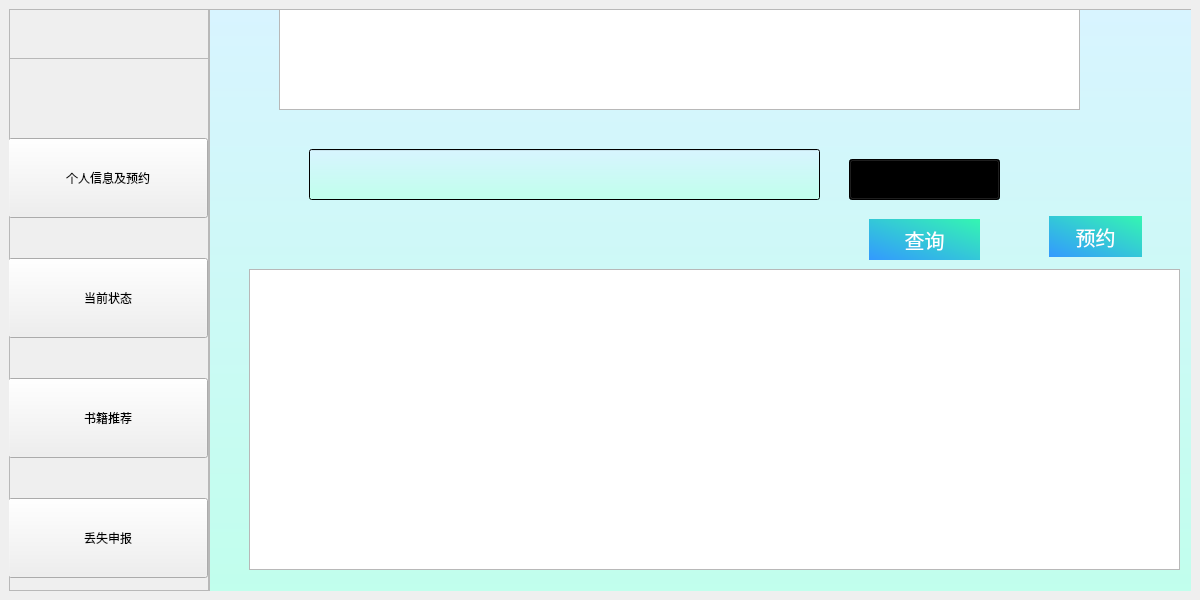
<?xml version="1.0" encoding="UTF-8"?>
<ui version="4.0">
 <class>LibraryUi</class>
 <widget class="QMainWindow" name="LibraryUi">
  <property name="geometry">
   <rect>
    <x>0</x>
    <y>0</y>
    <width>1200</width>
    <height>600</height>
   </rect>
  </property>
  <property name="maximumSize">
   <size>
    <width>1200</width>
    <height>600</height>
   </size>
  </property>
  <property name="windowTitle">
   <string>学生页面</string>
  </property>
  <property name="windowIcon">
   <iconset resource="Mypicture.qrc">
    <normaloff>:/new/prefix3/SEU6.gif</normaloff>:/new/prefix3/SEU6.gif</iconset>
  </property>
  <property name="autoFillBackground">
   <bool>true</bool>
  </property>
  <widget class="QWidget" name="centralwidget">
   <property name="maximumSize">
    <size>
     <width>1200</width>
     <height>600</height>
    </size>
   </property>
   <layout class="QVBoxLayout" name="verticalLayout">
    <item>
     <widget class="QFrame" name="frame">
      <property name="sizePolicy">
       <sizepolicy hsizetype="Expanding" vsizetype="Expanding">
        <horstretch>0</horstretch>
        <verstretch>0</verstretch>
       </sizepolicy>
      </property>
      <property name="frameShape">
       <enum>QFrame::StyledPanel</enum>
      </property>
      <property name="frameShadow">
       <enum>QFrame::Raised</enum>
      </property>
      <widget class="QFrame" name="frame_2">
       <property name="geometry">
        <rect>
         <x>0</x>
         <y>0</y>
         <width>200</width>
         <height>600</height>
        </rect>
       </property>
       <property name="sizePolicy">
        <sizepolicy hsizetype="Expanding" vsizetype="Expanding">
         <horstretch>0</horstretch>
         <verstretch>0</verstretch>
        </sizepolicy>
       </property>
       <property name="frameShape">
        <enum>QFrame::StyledPanel</enum>
       </property>
       <property name="frameShadow">
        <enum>QFrame::Raised</enum>
       </property>
       <widget class="QLabel" name="label_2">
        <property name="geometry">
         <rect>
          <x>0</x>
          <y>1</y>
          <width>200</width>
          <height>600</height>
         </rect>
        </property>
        <property name="sizePolicy">
         <sizepolicy hsizetype="Expanding" vsizetype="Expanding">
          <horstretch>0</horstretch>
          <verstretch>0</verstretch>
         </sizepolicy>
        </property>
        <property name="text">
         <string/>
        </property>
        <property name="pixmap">
         <pixmap resource="Mypicture.qrc">:/new/prefix3/SEUImage1.jpg</pixmap>
        </property>
        <property name="scaledContents">
         <bool>true</bool>
        </property>
       </widget>
       <widget class="QFrame" name="frame_3">
        <property name="geometry">
         <rect>
          <x>0</x>
          <y>0</y>
          <width>200</width>
          <height>600</height>
         </rect>
        </property>
        <property name="sizePolicy">
         <sizepolicy hsizetype="Expanding" vsizetype="Expanding">
          <horstretch>0</horstretch>
          <verstretch>0</verstretch>
         </sizepolicy>
        </property>
        <property name="frameShape">
         <enum>QFrame::StyledPanel</enum>
        </property>
        <property name="frameShadow">
         <enum>QFrame::Raised</enum>
        </property>
        <widget class="QLabel" name="label">
         <property name="geometry">
          <rect>
           <x>0</x>
           <y>0</y>
           <width>200</width>
           <height>100</height>
          </rect>
         </property>
         <property name="sizePolicy">
          <sizepolicy hsizetype="Expanding" vsizetype="Expanding">
           <horstretch>0</horstretch>
           <verstretch>0</verstretch>
          </sizepolicy>
         </property>
         <property name="maximumSize">
          <size>
           <width>200</width>
           <height>100</height>
          </size>
         </property>
         <property name="text">
          <string/>
         </property>
         <property name="pixmap">
          <pixmap resource="Mypicture.qrc">:/new/prefix3/SEU6.gif</pixmap>
         </property>
         <property name="scaledContents">
          <bool>true</bool>
         </property>
        </widget>
        <widget class="QFrame" name="frame_4">
         <property name="geometry">
          <rect>
           <x>-1</x>
           <y>49</y>
           <width>201</width>
           <height>571</height>
          </rect>
         </property>
         <property name="frameShape">
          <enum>QFrame::StyledPanel</enum>
         </property>
         <property name="frameShadow">
          <enum>QFrame::Raised</enum>
         </property>
         <widget class="QPushButton" name="pushButton_1">
          <property name="geometry">
           <rect>
            <x>0</x>
            <y>80</y>
            <width>200</width>
            <height>80</height>
           </rect>
          </property>
          <property name="styleSheet">
           <string notr="true">font: 14pt &quot;方正姚体&quot;;</string>
          </property>
          <property name="text">
           <string>个人信息及预约</string>
          </property>
         </widget>
         <widget class="QPushButton" name="pushButton_2">
          <property name="geometry">
           <rect>
            <x>0</x>
            <y>200</y>
            <width>200</width>
            <height>80</height>
           </rect>
          </property>
          <property name="styleSheet">
           <string notr="true">font: 20pt &quot;方正姚体&quot;;</string>
          </property>
          <property name="text">
           <string>当前状态</string>
          </property>
         </widget>
         <widget class="QPushButton" name="pushButton_3">
          <property name="geometry">
           <rect>
            <x>0</x>
            <y>320</y>
            <width>200</width>
            <height>80</height>
           </rect>
          </property>
          <property name="styleSheet">
           <string notr="true">font: 20pt &quot;方正姚体&quot;;</string>
          </property>
          <property name="text">
           <string>书籍推荐</string>
          </property>
         </widget>
         <widget class="QPushButton" name="pushButton_4">
          <property name="geometry">
           <rect>
            <x>0</x>
            <y>440</y>
            <width>200</width>
            <height>80</height>
           </rect>
          </property>
          <property name="styleSheet">
           <string notr="true">font: 20pt &quot;方正姚体&quot;;</string>
          </property>
          <property name="text">
           <string>丢失申报</string>
          </property>
         </widget>
        </widget>
       </widget>
      </widget>
      <widget class="QStackedWidget" name="stackedWidget">
       <property name="geometry">
        <rect>
         <x>200</x>
         <y>0</y>
         <width>1001</width>
         <height>601</height>
        </rect>
       </property>
       <property name="styleSheet">
        <string notr="true">background-color: qlineargradient(x1: 0, y1: 0, x2: 0, y2: 1, stop: 0 #D8F4FF, stop: 1 #C0FFEC);</string>
       </property>
       <widget class="QWidget" name="page">
        <widget class="QFrame" name="frame_5">
         <property name="geometry">
          <rect>
           <x>0</x>
           <y>0</y>
           <width>1000</width>
           <height>600</height>
          </rect>
         </property>
         <property name="styleSheet">
          <string notr="true">background-color: qlineargradient(x1: 0, y1: 0, x2: 0, y2: 1, stop: 0 #D8F4FF, stop: 1 );</string>
         </property>
         <property name="frameShape">
          <enum>QFrame::StyledPanel</enum>
         </property>
         <property name="frameShadow">
          <enum>QFrame::Raised</enum>
         </property>
         <widget class="QTableView" name="tableView">
          <property name="geometry">
           <rect>
            <x>70</x>
            <y>0</y>
            <width>801</width>
            <height>101</height>
           </rect>
          </property>
          <property name="styleSheet">
           <string notr="true">alternate-background-color: rgb(85, 170, 0);</string>
          </property>
         </widget>
         <widget class="QLineEdit" name="lineEdit">
          <property name="geometry">
           <rect>
            <x>100</x>
            <y>140</y>
            <width>511</width>
            <height>51</height>
           </rect>
          </property>
          <property name="styleSheet">
           <string notr="true">background-color: qlineargradient(x1: 0, y1: 0, x2: 0, y2: 1, stop: 0 #D8F4FF, stop: 1 #C0FFEC);</string>
          </property>
         </widget>
         <widget class="QComboBox" name="comboBox">
          <property name="geometry">
           <rect>
            <x>640</x>
            <y>150</y>
            <width>151</width>
            <height>41</height>
           </rect>
          </property>
          <property name="styleSheet">
           <string notr="true">background-color: qlineargradient(x1: 0, y1: 0, x2: 0, y2: 1, stop: 0 #D8F4FF, stop: 1 #C0FFEC);</string>
          </property>
         </widget>
         <widget class="QTableView" name="tableView_2">
          <property name="geometry">
           <rect>
            <x>40</x>
            <y>260</y>
            <width>931</width>
            <height>301</height>
           </rect>
          </property>
         </widget>
         <widget class="QPushButton" name="pushButton_6">
          <property name="geometry">
           <rect>
            <x>660</x>
            <y>210</y>
            <width>111</width>
            <height>41</height>
           </rect>
          </property>
          <property name="styleSheet">
           <string notr="true">color:white;
border:none;
font-size:20px;
font-family:&quot;微软雅黑&quot;;
background-color: qlineargradient(spread:pad, x1:0, y1:1, x2:1, y2:0, stop:0 rgba(51, 153, 255,1), stop:1 rgba(52, 246, 177,1));
padding-top:5;
padding-bottom:5;</string>
          </property>
          <property name="text">
           <string>查询</string>
          </property>
         </widget>
         <widget class="QPushButton" name="pushButton_reserve">
          <property name="geometry">
           <rect>
            <x>840</x>
            <y>207</y>
            <width>93</width>
            <height>41</height>
           </rect>
          </property>
          <property name="styleSheet">
           <string notr="true">color:white;
border:none;
font-size:20px;
font-family:&quot;微软雅黑&quot;;
background-color: qlineargradient(spread:pad, x1:0, y1:1, x2:1, y2:0, stop:0 rgba(51, 153, 255,1), stop:1 rgba(52, 246, 177,1));
padding-top:5;
padding-bottom:5;</string>
          </property>
          <property name="text">
           <string>预约</string>
          </property>
         </widget>
        </widget>
       </widget>
       <widget class="QWidget" name="page_2">
        <widget class="QTableView" name="tableView_3">
         <property name="geometry">
          <rect>
           <x>20</x>
           <y>80</y>
           <width>941</width>
           <height>321</height>
          </rect>
         </property>
        </widget>
        <widget class="QFrame" name="frame_7">
         <property name="geometry">
          <rect>
           <x>240</x>
           <y>450</y>
           <width>541</width>
           <height>57</height>
          </rect>
         </property>
         <property name="frameShape">
          <enum>QFrame::StyledPanel</enum>
         </property>
         <property name="frameShadow">
          <enum>QFrame::Raised</enum>
         </property>
         <layout class="QHBoxLayout" name="horizontalLayout_2">
          <item>
           <widget class="QPushButton" name="pushButton">
            <property name="styleSheet">
             <string notr="true">color:white;
border:none;
font-size:20px;
font-family:&quot;微软雅黑&quot;;
background-color: qlineargradient(spread:pad, x1:0, y1:1, x2:1, y2:0, stop:0 rgba(51, 153, 255,1), stop:1 rgba(52, 246, 177,1));
padding-top:5;
padding-bottom:5;</string>
            </property>
            <property name="text">
             <string>续借</string>
            </property>
           </widget>
          </item>
          <item>
           <widget class="QPushButton" name="pushButton_7">
            <property name="styleSheet">
             <string notr="true">color:white;
border:none;
font-size:20px;
font-family:&quot;微软雅黑&quot;;
background-color: qlineargradient(spread:pad, x1:0, y1:1, x2:1, y2:0, stop:0 rgba(51, 153, 255,1), stop:1 rgba(52, 246, 177,1));
padding-top:5;
padding-bottom:5;</string>
            </property>
            <property name="text">
             <string>查询</string>
            </property>
           </widget>
          </item>
         </layout>
        </widget>
       </widget>
       <widget class="QWidget" name="page_3">
        <widget class="QTableView" name="tableView_4">
         <property name="geometry">
          <rect>
           <x>80</x>
           <y>170</y>
           <width>751</width>
           <height>311</height>
          </rect>
         </property>
        </widget>
        <widget class="QLabel" name="label_4">
         <property name="geometry">
          <rect>
           <x>370</x>
           <y>80</y>
           <width>161</width>
           <height>71</height>
          </rect>
         </property>
         <property name="styleSheet">
          <string notr="true">font: 24pt &quot;方正姚体&quot;;</string>
         </property>
         <property name="text">
          <string>书籍推荐</string>
         </property>
        </widget>
       </widget>
       <widget class="QWidget" name="page_4">
        <widget class="QFrame" name="frame_6">
         <property name="geometry">
          <rect>
           <x>70</x>
           <y>180</y>
           <width>751</width>
           <height>121</height>
          </rect>
         </property>
         <property name="frameShape">
          <enum>QFrame::StyledPanel</enum>
         </property>
         <property name="frameShadow">
          <enum>QFrame::Raised</enum>
         </property>
         <layout class="QHBoxLayout" name="horizontalLayout">
          <item>
           <widget class="QLabel" name="label_3">
            <property name="text">
             <string>请输入书籍条码号</string>
            </property>
           </widget>
          </item>
          <item>
           <widget class="QLineEdit" name="lineEdit_2"/>
          </item>
         </layout>
        </widget>
        <widget class="QPushButton" name="pushButton_8">
         <property name="geometry">
          <rect>
           <x>350</x>
           <y>360</y>
           <width>211</width>
           <height>37</height>
          </rect>
         </property>
         <property name="styleSheet">
          <string notr="true">color:white;
border:none;
font-size:20px;
font-family:&quot;微软雅黑&quot;;
background-color: qlineargradient(spread:pad, x1:0, y1:1, x2:1, y2:0, stop:0 rgba(51, 153, 255,1), stop:1 rgba(52, 246, 177,1));
padding-top:5;
padding-bottom:5;</string>
         </property>
         <property name="text">
          <string>书籍报失</string>
         </property>
        </widget>
       </widget>
       <widget class="QWidget" name="page_5"/>
      </widget>
     </widget>
    </item>
   </layout>
  </widget>
 </widget>
 <resources>
  <include location="Mypicture.qrc"/>
 </resources>
 <connections/>
</ui>
